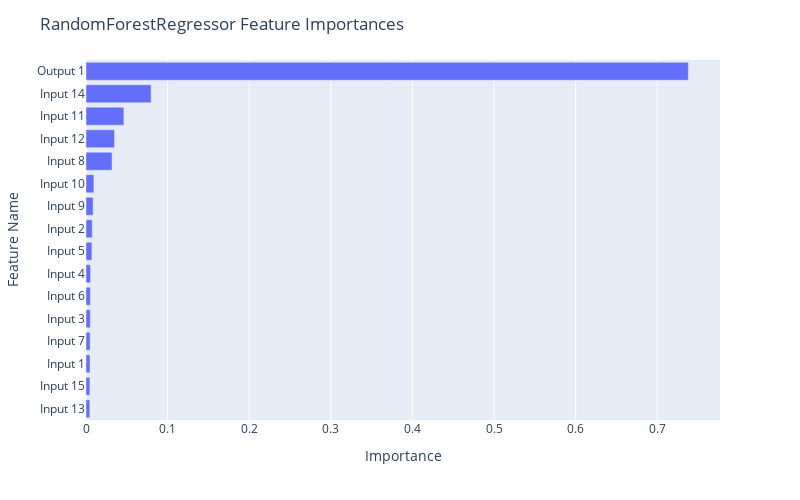

Here is the notebook cell this chart was saved with:
### Code cell
fig = px.bar(df_rf, x="Importance", y="Feature Name")

fig.update_layout(
    autosize=False,
    width=800,
    height=500,
    title_text=f"RandomForestRegressor Feature Importances",
    yaxis={'categoryorder':'total ascending'}
)

fig.show()

### Figure 1 — Plotly figure (JSON) as saved in the notebook; plotly's stock layout.template omitted (floating-point values rounded to 4 significant figures)
{"data": [{"alignmentgroup": "True", "hovertemplate": "Importance=%{x}<br>Feature Name=%{y}<extra></extra>", "legendgroup": "", "marker": {"color": "#636efa", "pattern": {"shape": ""}}, "name": "", "offsetgroup": "", "orientation": "h", "showlegend": false, "textposition": "auto", "type": "bar", "x": [0.7381, 0.07978, 0.0464, 0.03495, 0.03185, 0.009689, 0.008693, 0.007638, 0.007233, 0.005595, 0.005333, 0.005313, 0.005035, 0.004929, 0.004803, 0.004691], "xaxis": "x", "y": ["Output 1", "Input 14", "Input 11", "Input 12", "Input 8", "Input 10", "Input 9", "Input 2", "Input 5", "Input 4", "Input 6", "Input 3", "Input 7", "Input 1", "Input 15", "Input 13"], "yaxis": "y"}], "layout": {"autosize": false, "barmode": "relative", "height": 500, "legend": {"tracegroupgap": 0}, "margin": {"t": 60}, "title": {"text": "RandomForestRegressor Feature Importances"}, "width": 800, "xaxis": {"anchor": "y", "autorange": true, "domain": [0, 1], "range": [0, 0.7769], "title": {"text": "Importance"}, "type": "linear"}, "yaxis": {"anchor": "x", "autorange": true, "categoryorder": "total ascending", "domain": [0, 1], "range": [-0.5, 15.5], "title": {"text": "Feature Name"}, "type": "category"}}}
